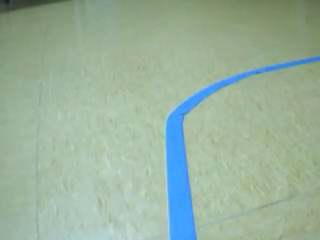
#> input picture frame 226 of segmentacion/videos/line0.mp4, 320 x 240 px
$ python prac_run.py   (older library calls are emulated)
#> lines starting #> are read from the running program, lines starting #| are printed output that depends on the picture; after the words box and inside, x2 and y2 are one past the last pixel; in counts of white or black regions, pixels touching at a corner belong together
### entrega_analisis/codigo/clasificador.py
import numpy as np
import cv2
import parametros
#from scipy.spatial import distance_matrix
def distance_matrix (x,y):
    return -2*np.dot (x,y.T) + np.sum (y**2,axis=1)# + np.sum (x**2,axis=1)
class Clasificador:
    def __init__(self):
        self.c_marca = parametros.c_marca
        self.c_fondo = parametros.c_fondo
        self.c_linea = parametros.c_linea
        self.centroids = np.array([self.c_marca,self.c_fondo,self.c_linea])
        self.W = np.c_[np.apply_along_axis(lambda zi: zi.dot(zi)/-2,1,self.centroids),self.centroids]
    def classif_px (self,px):
        x = np.insert (px,0,1,axis=1)
        return np.argmax(x.dot (self.centroids.T))

    def classif_img(self,bgr):
        '''Devuelve una matriz con los valores 0,1 o 2 para cada pixel (marca,fondo,linea)'''
        imrgb = cv2.cvtColor(bgr,cv2.COLOR_BGR2RGB)
        im =imrgb
        imn = np.rollaxis((np.rollaxis(im,2)+0.0)/np.sum(im,2),0,3)[:,:,:2]
        x,y,z = imn.shape
        imr = np.reshape (imn,(-1,z))
        # cats = np.apply_along_axis (self.classif_px,1,imr)
        d = self.distance_matrix (imr,self.centroids)
        #cats = np.argmin (d,axis=1)
        cats = np.argmax(d,axis=1)
        res = np.reshape (cats,(x,y))
        return res
    def distance_matrix (self,x,y):
        #return -2*np.dot (x,y.T) + np.sum (y**2,axis=1)# + np.sum (x**2,axis=1)
        X = np.insert(x,0,1,axis=1)
        return X.dot(self.W.T)

### entrega_analisis/codigo/analisis.py
#coding: utf-8
import cv2
import numpy as np

LINEA_RECTA = 0
CURVA_DERECHA = 1
CURVA_IZQUIERDA = 2
DOS_SALIDAS = 3
TRES_SALIDAS= 4

def chull_area(chull):
    x = chull[:,0,0]
    y = chull[:,0,1]
    return 0.5*np.abs(np.dot(x,np.roll(y,1))-np.dot(y,np.roll(x,1)))

def en_borde(cont,shape):
    y,x = shape
    return np.any(cont == 0) or np.any(cont[:,0,0] == y-1) or np.any(cont[:,0,1] == x-1)

def limpiar_img(img):
    """ Eliminar aquellos pixeles que estaban mal segmentados como linea en la imagen

    img: imagen binaria en la que los 1 son pixeles de linea y los 0 de otra cosa
    devuelve otra imagen
    """

    paleta = np.array([[0,0,0],[255,255,255],[0,0,255],[0,0,0]],dtype=np.uint8)
    median = cv2.medianBlur(img,11)
    return (median == 1).astype(np.uint8)
    '''
    umbral_area = 0.1 # Porcentaje minimo que tiene que ocupar el contorno para considerarse linea
    _, conts, hier = cv2.findContours((img== 1).astype(np.uint8)*255,cv2.RETR_LIST,cv2.CHAIN_APPROX_NONE)
    for cont in conts:
        if cv2.contourArea(cont) > img.shape[0]*img.shape[1]*umbral_area:
            img[cont[:,0,1],cont[:,0,0]] = 0

    _, conts, hier = cv2.findContours((img != 1).astype(np.uint8)*255,cv2.RETR_LIST,cv2.CHAIN_APPROX_NONE)

    # Si no tiene puntos en el borde de la imagen, no es una linea
    v,h = img.shape
    for cont in conts:
        if cv2.contourArea(cont) > img.shape[0]*img.shape[1]*umbral_area:
        #if not en_borde(cont,img.shape):
            img[cont[:,0,1],cont[:,0,0]] = 1
    return img
'''


def tipo_linea(img,orig):
    """
    img: imagen binaria en la que los 1 son pixeles de linea y los 0 de otra cosa

    """
    thres = 0.2 # Porcentaje de cierre convexo que no es linea para considerar linea recta
    img = limpiar_img(img)

    paleta = np.array([[0,0,0],[255,255,255],[0,0,255],[0,0,0]],dtype=np.uint8)
    cv2.imshow("Imagen limpiada",cv2.cvtColor(paleta[img],cv2.COLOR_RGB2BGR))

    # Contamos los contornos de no linea: Si hay más de dos, hay más de una salida

    _, conts, hier = cv2.findContours((img == 0).astype(np.uint8)*255,cv2.RETR_LIST,cv2.CHAIN_APPROX_NONE)
    cv2.drawContours(orig, conts, -1, (0,255,0), 3)
    if len(conts) == 4:
        return TRES_SALIDAS,orig
    if len(conts) == 3:
        return DOS_SALIDAS,orig
    _, conts, hier = cv2.findContours((img == 1).astype(np.uint8)*255,cv2.RETR_LIST,cv2.CHAIN_APPROX_NONE)

    if len(conts) == 0:
        return None,orig
    #suponemos que la linea es el contorno con la mayor area
    line =conts[0]
    area = cv2.contourArea(line)
    for cont in conts:
        new_area = cv2.contourArea(cont)
        if new_area > area:
            line = cont
            area = new_area

    chull = cv2.convexHull(line)

    cv2.drawContours(orig,[chull],0,(0,0,255),1)
    # Si el contorno y el chull tienen más o menos (+- 5%)la misma área,podemos considerar que es una linea recta
    charea = chull_area(chull)
    if area > charea * (1-thres) and area < charea*(1+thres):
        return LINEA_RECTA,orig
    # La linea es curva
    # Para averiguar hacia donde gira, comparamos la cantidad de pixeles de linea en las dos mitades
    # de la imagen
    medio = int(img.shape[1]/2)
    derecha = img[:,medio:]
    izquierda = img[:,:medio]
    if np.size(derecha[derecha == 1]) > np.size(izquierda[izquierda == 1]):
        # hay mas linea a la derecha que a la izquierda -> gira a la derecha
        return CURVA_DERECHA,orig
    return CURVA_IZQUIERDA,orig

# [17 lines left out: function direccion_flecha, not called in this run]

### entrega_analisis/codigo/prac_run.py

import  cv2
import numpy as np

#import clasif as cl
import clasificador as c

import analisis as a
texto = "Linea recta,Curva derecha,Curva izquierda,Bifurcacion o T,Cruce en X".split (",")
cl = c.Clasificador()
# Inicio la captura de imagenes
capture = cv2.VideoCapture("../videos/line0.mp4")

_,img = capture.read()
#> img is the input picture: shape (240, 320, 3); mean B, G, R 157.2, 177.6, 153.8
# Ahora clasifico el video
n = -1

fourcc = cv2.VideoWriter_fourcc(*"XVID")
video = cv2.VideoWriter("resultado.avi",fourcc,24,(img.shape[1],img.shape[0]))

while (capture.isOpened()):
    ret,img = capture.read()
    n+=1
    if not ret:
        break


    h = int(img.shape[0]*0.3)
#> h = 72
    # Clasifico una imagen de cada 25
    n = 0
    # obtengo la matriz de categorias
    cats = cl.classif_img(img [h:,:])
#> in classif_img, `imrgb = cv2.cvtColor(bgr,cv2.COLOR_BGR2RGB)`:
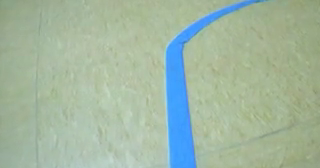
#> imrgb: shape (168, 320, 3); mean R, G, B 161.7, 182.8, 161.7
#> in classif_img, `imr = np.reshape (imn,(-1,z))`: imr = 53760 pairs, first value 0.121 to 0.351, second value 0.294 to 0.384
#> in classif_img, `res = np.reshape (cats,(x,y))`:
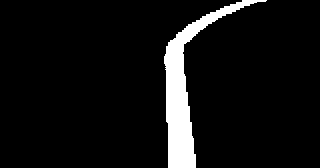
#> res: shape (168, 320) int64; values 1 (black) and 2 (white), 6.8% white; 1 white region, box (x1, y1, x2, y2) and area: (164, 0, 267, 168) 3672
    # preparo imagen binaria de la linea
    cats = (cats ==2).astype (np.uint8)
    paleta = np.array([[0,0,0],[255,255,255],[0,0,255],[0,0,0]],dtype=np.uint8)
    cv2.imshow("Segmentacion Euclid",cv2.cvtColor(paleta[cats],cv2.COLOR_RGB2BGR))
    cv2.waitKey (10)
    # detecto tipo de linea
    tipo,img [h:,:] = a.tipo_linea (cats,img [h:,:])
#> in limpiar_img, `median = cv2.medianBlur(img,11)`:
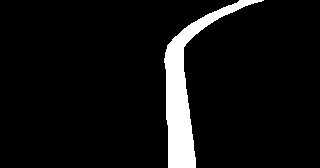
#> median: shape (168, 320); values 0 (black) and 1 (white), 6.8% white; 1 white region, box (x1, y1, x2, y2) and area: (164, 0, 264, 168) 3672
#> in tipo_linea, `_, conts, hier = cv2.findContours((img == 0).astype(np.uint8)*255,cv2...`: conts = 2 contours; box (x1, y1, x2, y2) and area: (0, 0, 239, 168) 28986, (184, 0, 320, 168) 20443
#> in tipo_linea, `cv2.drawContours(orig, conts, -1, (0,255,0), 3)`:
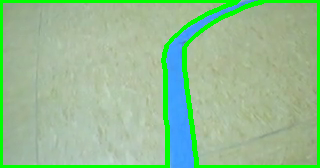
#> orig: shape (168, 320, 3); mean of channels 0, 1, 2 147.3, 189.6, 148.6; drawn as B, G, R
#> in tipo_linea, `_, conts, hier = cv2.findContours((img == 1).astype(np.uint8)*255,cv2...`: conts = 1 contour; box (x1, y1, x2, y2) and area: (164, 0, 264, 168) 3448
#> in tipo_linea, `line =conts[0]`: line = contour of 447 points, box (x1, y1, x2, y2) (164, 0, 264, 168), area 3448
#> in tipo_linea, `area = cv2.contourArea(line)`: area = 3447.5
#> the loop in tipo_linea, `for cont in conts:` made 1 pass
#> new_area on pass 1: 3447.5
#> in tipo_linea, `chull = cv2.convexHull(line)`: chull = contour of 16 points, box (x1, y1, x2, y2) (164, 0, 264, 168), area 9196
#> in tipo_linea, `cv2.drawContours(orig,[chull],0,(0,0,255),1)`:
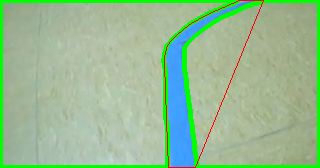
#> orig: shape (168, 320, 3); 0.77% of pixels changed, all inside (x1, y1, x2, y2) = (164, 0, 264, 168); drawn as B, G, R
#> in chull_area, `x = chull[:,0,0]`: x = [263, 195, 168, 166, 164, 164, 165, 167, 172, 175, 184, 188, 191, 205, 209, 239]
#> in chull_area, `y = chull[:,0,1]`: y = [0, 167, 167, 119, 62, 58, 52, 45, 39, 36, 28, 25, 23, 15, 13, 0]
#> in tipo_linea, `charea = chull_area(chull)`: charea = 9196.5
#> in tipo_linea, `derecha = img[:,medio:]`:
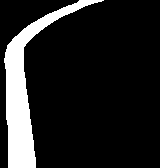
#> derecha: shape (168, 160); values 0 (black) and 1 (white), 13.7% white; 1 white region, box (x1, y1, x2, y2) and area: (4, 0, 104, 168) 3672
#> in tipo_linea, `izquierda = img[:,:medio]`: izquierda: shape (168, 160); every value is 0
#> tipo = 1
    if tipo is not None:
        cv2.putText (img [h:,: ],texto [tipo],(0,img [h:,:].shape[0]-20),cv2.FONT_HERSHEY_SIMPLEX,0.5,(0,0,0),1)
    video.write (img)
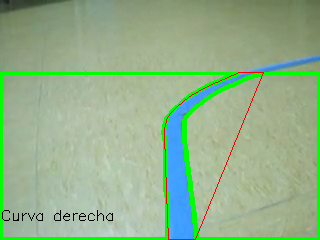
#> img: shape (240, 320, 3); mean B, G, R 139.8, 178, 146.4

cv2.destroyAllWindows ()
video.release ()

$ run again, starting later in the video
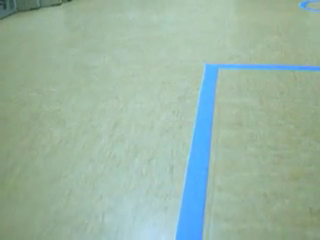
#> input picture frame 1017 of segmentacion/videos/line0.mp4, 320 x 240 px
#> img is the input picture: shape (240, 320, 3); mean B, G, R 163.9, 181.2, 154.8
#> imr = 53760 pairs, first value 0.145 to 0.345, second value 0.324 to 0.386
#> res: shape (168, 320) int64; values 1 (black) and 2 (white), 6.8% white; 1 white region, box (x1, y1, x2, y2) and area: (174, 0, 218, 168) 3657
#> median: shape (168, 320); values 0 (black) and 1 (white), 6.8% white; 1 white region, box (x1, y1, x2, y2) and area: (174, 0, 218, 168) 3656
#> in tipo_linea, `_, conts, hier = cv2.findContours((img == 0).astype(np.uint8)*255,cv2...`: conts = 2 contours; box (x1, y1, x2, y2) and area: (0, 0, 203, 168) 31268, (204, 0, 320, 168) 18205
#> in tipo_linea, `_, conts, hier = cv2.findContours((img == 1).astype(np.uint8)*255,cv2...`: conts = 1 contour; box (x1, y1, x2, y2) and area: (174, 0, 218, 168) 3466
#> line = contour of 377 points, box (x1, y1, x2, y2) (174, 0, 218, 168), area 3466
#> in tipo_linea, `area = cv2.contourArea(line)`: area = 3466.5
#> the loop in tipo_linea, `for cont in conts:` made 1 pass
#> new_area on pass 1: 3466.5
#> chull = contour of 10 points, box (x1, y1, x2, y2) (174, 0, 218, 168), area 3777
#> in tipo_linea, `cv2.drawContours(orig,[chull],0,(0,0,255),1)`:
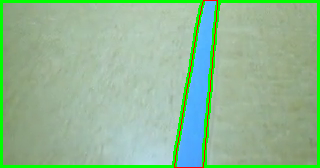
#> orig: shape (168, 320, 3); mean of channels 0, 1, 2 148.8, 184.9, 144.6; drawn as B, G, R
#> in chull_area, `x = chull[:,0,0]`: x = [217, 217, 203, 174, 176, 177, 197, 199, 201, 203]
#> in chull_area, `y = chull[:,0,1]`: y = [0, 4, 167, 167, 151, 145, 27, 17, 8, 0]
#> charea = 3777
#> tipo = 0
#> `video.write (img)`:
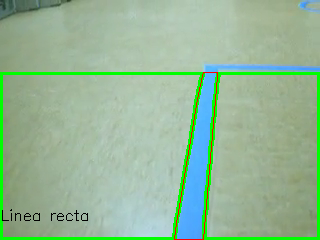
#> img: shape (240, 320, 3); mean B, G, R 151.8, 183.5, 148.6

$ run again, starting later in the video
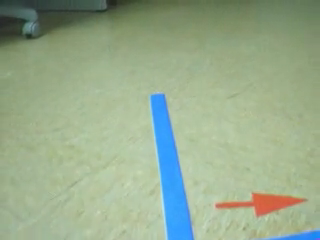
#> input picture frame 1808 of segmentacion/videos/line0.mp4, 320 x 240 px
#> img is the input picture: shape (240, 320, 3); mean B, G, R 141.9, 170.7, 151.6
#> imr = 53760 pairs, first value 0.0713 to 0.557, second value 0.179 to 0.384
#> res: shape (168, 320) int64; 3 distinct labels, from 0 to 2
#> cats: shape (168, 320); values 0 (black) and 1 (white), 6.4% white; 2 white regions, box (x1, y1, x2, y2) and area: (148, 22, 192, 168) 3225, (280, 160, 320, 168) 195
#> median: shape (168, 320); values 0 (black) and 1 (white), 6.3% white; 2 white regions, box (x1, y1, x2, y2) and area: (148, 22, 192, 168) 3206, (283, 160, 320, 168) 187
#> in tipo_linea, `_, conts, hier = cv2.findContours((img == 0).astype(np.uint8)*255,cv2...`: conts = 1 contour; box (x1, y1, x2, y2) and area: (0, 0, 320, 168) 49750
#> in tipo_linea, `_, conts, hier = cv2.findContours((img == 1).astype(np.uint8)*255,cv2...`: conts = 2 contours; box (x1, y1, x2, y2) and area: (148, 22, 192, 168) 3044, (283, 160, 320, 168) 146
#> in tipo_linea, `line =conts[0]`: line = contour of 79 points, box (x1, y1, x2, y2) (283, 160, 320, 168), area 146
#> in tipo_linea, `area = cv2.contourArea(line)`: area = 146.5
#> the loop in tipo_linea, `for cont in conts:` made 2 passes
#> (new_area, area) on pass 2: (3044, 3044)
#> after the loop in tipo_linea, `for cont in conts:`: area = 3044; line = contour of 322 points, box (x1, y1, x2, y2) (148, 22, 192, 168), area 3044
#> chull = contour of 12 points, box (x1, y1, x2, y2) (148, 22, 192, 168), area 3238
#> in tipo_linea, `cv2.drawContours(orig,[chull],0,(0,0,255),1)`:
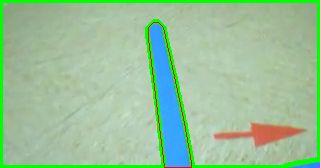
#> orig: shape (168, 320, 3); mean of channels 0, 1, 2 153.5, 193.6, 153.1; drawn as B, G, R
#> in chull_area, `x = chull[:,0,0]`: x = [158, 163, 174, 180, 184, 190, 191, 191, 164, 148, 148, 153]
#> in chull_area, `y = chull[:,0,1]`: y = [22, 27, 76, 104, 123, 156, 162, 167, 167, 38, 27, 22]
#> charea = 3237.5
#> tipo = 0
#> `video.write (img)`:
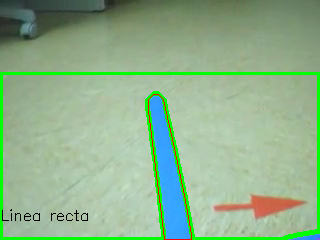
#> img: shape (240, 320, 3); mean B, G, R 141, 177.8, 143.5
